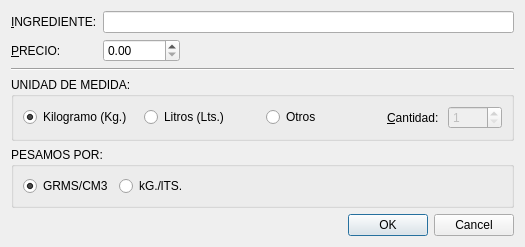
<?xml version="1.0" encoding="UTF-8"?>
<ui version="4.0">
 <class>DlgNuevoIngrediente</class>
 <widget class="QDialog" name="DlgNuevoIngrediente">
  <property name="geometry">
   <rect>
    <x>0</x>
    <y>0</y>
    <width>525</width>
    <height>228</height>
   </rect>
  </property>
  <property name="windowTitle">
   <string>Nuevo Ingrediente</string>
  </property>
  <layout class="QVBoxLayout" name="verticalLayout">
   <item>
    <layout class="QFormLayout" name="formLayout">
     <item row="0" column="0">
      <widget class="QLabel" name="lblIngred">
       <property name="text">
        <string>&amp;INGREDIENTE:</string>
       </property>
       <property name="buddy">
        <cstring>lineIngred</cstring>
       </property>
      </widget>
     </item>
     <item row="0" column="1">
      <widget class="QLineEdit" name="lineIngred">
       <property name="maxLength">
        <number>50</number>
       </property>
      </widget>
     </item>
     <item row="1" column="0">
      <widget class="QLabel" name="lblPrecio">
       <property name="text">
        <string>&amp;PRECIO:</string>
       </property>
       <property name="buddy">
        <cstring>dsPrecio</cstring>
       </property>
      </widget>
     </item>
     <item row="1" column="1">
      <layout class="QHBoxLayout" name="horizontalLayout">
       <item>
        <widget class="QDoubleSpinBox" name="dsPrecio">
         <property name="maximum">
          <double>99999.990000000005239</double>
         </property>
        </widget>
       </item>
       <item>
        <spacer name="horizontalSpacer">
         <property name="orientation">
          <enum>Qt::Horizontal</enum>
         </property>
         <property name="sizeHint" stdset="0">
          <size>
           <width>40</width>
           <height>20</height>
          </size>
         </property>
        </spacer>
       </item>
      </layout>
     </item>
    </layout>
   </item>
   <item>
    <widget class="Line" name="line_2">
     <property name="orientation">
      <enum>Qt::Horizontal</enum>
     </property>
    </widget>
   </item>
   <item>
    <widget class="QGroupBox" name="groupBox">
     <property name="title">
      <string>UNIDAD DE MEDIDA:</string>
     </property>
     <layout class="QHBoxLayout" name="horizontalLayout_5">
      <item>
       <layout class="QHBoxLayout" name="horizontalLayout_2">
        <item>
         <widget class="QRadioButton" name="radioKg">
          <property name="text">
           <string>Kilogramo (Kg.)</string>
          </property>
          <property name="checked">
           <bool>true</bool>
          </property>
         </widget>
        </item>
        <item>
         <widget class="QRadioButton" name="radioLts">
          <property name="text">
           <string>Litros (Lts.)</string>
          </property>
         </widget>
        </item>
        <item>
         <widget class="QRadioButton" name="radioOtros">
          <property name="text">
           <string>Otros</string>
          </property>
         </widget>
        </item>
        <item>
         <layout class="QHBoxLayout" name="horizontalLayout_3">
          <item>
           <widget class="QLabel" name="lblCant">
            <property name="text">
             <string>&amp;Cantidad:</string>
            </property>
            <property name="buddy">
             <cstring>spinBoxCantidad</cstring>
            </property>
           </widget>
          </item>
          <item>
           <widget class="QSpinBox" name="spinBoxCantidad">
            <property name="enabled">
             <bool>false</bool>
            </property>
            <property name="minimum">
             <number>1</number>
            </property>
            <property name="maximum">
             <number>999</number>
            </property>
           </widget>
          </item>
         </layout>
        </item>
       </layout>
      </item>
     </layout>
     <zorder></zorder>
    </widget>
   </item>
   <item>
    <widget class="QGroupBox" name="groupBox_2">
     <property name="title">
      <string>PESAMOS POR:</string>
     </property>
     <layout class="QHBoxLayout" name="horizontalLayout_6">
      <item>
       <layout class="QHBoxLayout" name="horizontalLayout_4">
        <item>
         <widget class="QRadioButton" name="radioGrmsCm3">
          <property name="text">
           <string>GRMS/CM3</string>
          </property>
          <property name="checked">
           <bool>true</bool>
          </property>
         </widget>
        </item>
        <item>
         <widget class="QRadioButton" name="radioKgLts">
          <property name="text">
           <string>kG./lTS.</string>
          </property>
          <property name="checked">
           <bool>false</bool>
          </property>
         </widget>
        </item>
        <item>
         <spacer name="horizontalSpacer_2">
          <property name="orientation">
           <enum>Qt::Horizontal</enum>
          </property>
          <property name="sizeHint" stdset="0">
           <size>
            <width>40</width>
            <height>20</height>
           </size>
          </property>
         </spacer>
        </item>
       </layout>
      </item>
     </layout>
    </widget>
   </item>
   <item>
    <widget class="QDialogButtonBox" name="buttonBox">
     <property name="orientation">
      <enum>Qt::Horizontal</enum>
     </property>
     <property name="standardButtons">
      <set>QDialogButtonBox::Cancel|QDialogButtonBox::Ok</set>
     </property>
    </widget>
   </item>
  </layout>
  <zorder>buttonBox</zorder>
  <zorder>line_2</zorder>
  <zorder>groupBox</zorder>
  <zorder>groupBox_2</zorder>
 </widget>
 <tabstops>
  <tabstop>lineIngred</tabstop>
  <tabstop>dsPrecio</tabstop>
  <tabstop>radioKg</tabstop>
  <tabstop>radioLts</tabstop>
  <tabstop>radioOtros</tabstop>
  <tabstop>spinBoxCantidad</tabstop>
  <tabstop>buttonBox</tabstop>
 </tabstops>
 <resources/>
 <connections>
  <connection>
   <sender>buttonBox</sender>
   <signal>accepted()</signal>
   <receiver>DlgNuevoIngrediente</receiver>
   <slot>accept()</slot>
   <hints>
    <hint type="sourcelabel">
     <x>266</x>
     <y>218</y>
    </hint>
    <hint type="destinationlabel">
     <x>157</x>
     <y>133</y>
    </hint>
   </hints>
  </connection>
  <connection>
   <sender>buttonBox</sender>
   <signal>rejected()</signal>
   <receiver>DlgNuevoIngrediente</receiver>
   <slot>reject()</slot>
   <hints>
    <hint type="sourcelabel">
     <x>334</x>
     <y>218</y>
    </hint>
    <hint type="destinationlabel">
     <x>286</x>
     <y>133</y>
    </hint>
   </hints>
  </connection>
  <connection>
   <sender>radioOtros</sender>
   <signal>toggled(bool)</signal>
   <receiver>spinBoxCantidad</receiver>
   <slot>setEnabled(bool)</slot>
   <hints>
    <hint type="sourcelabel">
     <x>381</x>
     <y>115</y>
    </hint>
    <hint type="destinationlabel">
     <x>503</x>
     <y>117</y>
    </hint>
   </hints>
  </connection>
  <connection>
   <sender>lineIngred</sender>
   <signal>returnPressed()</signal>
   <receiver>dsPrecio</receiver>
   <slot>setFocus()</slot>
   <hints>
    <hint type="sourcelabel">
     <x>134</x>
     <y>15</y>
    </hint>
    <hint type="destinationlabel">
     <x>133</x>
     <y>45</y>
    </hint>
   </hints>
  </connection>
  <connection>
   <sender>lineIngred</sender>
   <signal>returnPressed()</signal>
   <receiver>dsPrecio</receiver>
   <slot>selectAll()</slot>
   <hints>
    <hint type="sourcelabel">
     <x>107</x>
     <y>22</y>
    </hint>
    <hint type="destinationlabel">
     <x>111</x>
     <y>42</y>
    </hint>
   </hints>
  </connection>
 </connections>
</ui>
